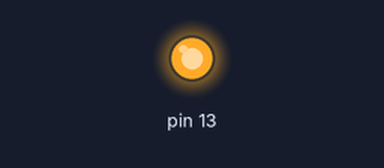
Bench run of a sketch on a simulated Arduino Uno, built with avr-gcc and run on an emulated ATmega328P. Parts: output pins drawn as LEDs (lit = HIGH).

Above: at 0.1 s.
At 1.1 s:
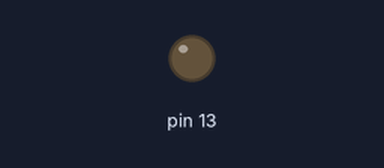
Timing chart, 0 to 2.6 s (numbered marks = the images above):
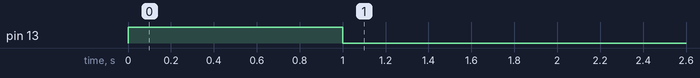

The sketch:

SerialToLED.ino
```cpp
int inByte = 0;         // incoming serial byte

void setup()
{
  // start serial port at 9600 bps:
  Serial.begin(9600);

  pinMode(13, OUTPUT);

  turnLEDon(1000);
}

void loop()
{
  // if we get a valid byte, turn LED on:
  if (Serial.available() > 0) {

    turnLEDon(1000);

    //get all incoming bytes
    while(Serial.available() > 0) {
      inByte = Serial.read();
    }
  }

  // delay 10ms to let the ADC recover:
  delay(10);

}

void turnLEDon(int time) {
  digitalWrite(13, HIGH);   // set the LED on
  delay(time);              // wait for a second
  digitalWrite(13, LOW);    // set the LED off
}
```
